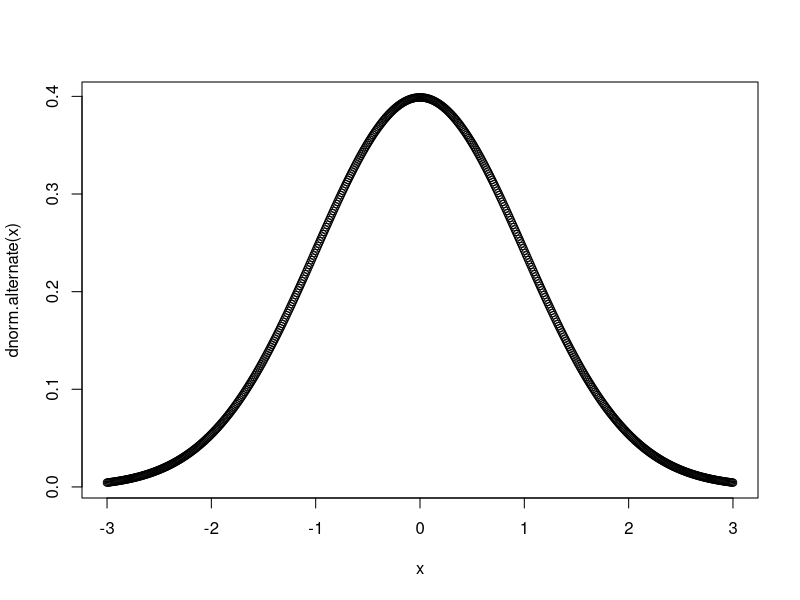
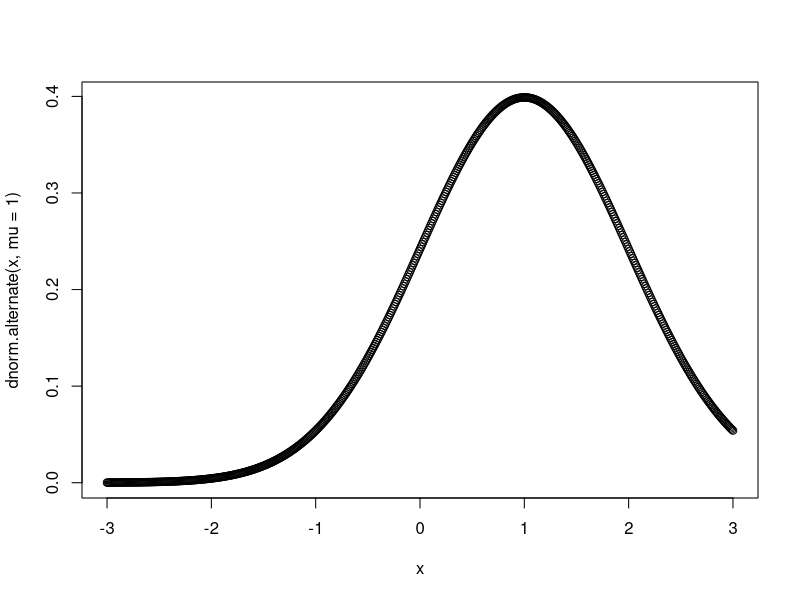
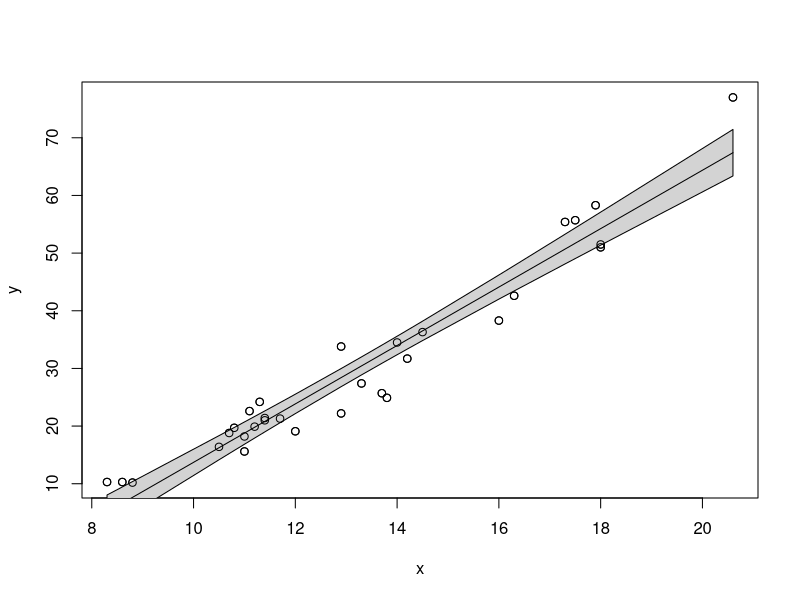
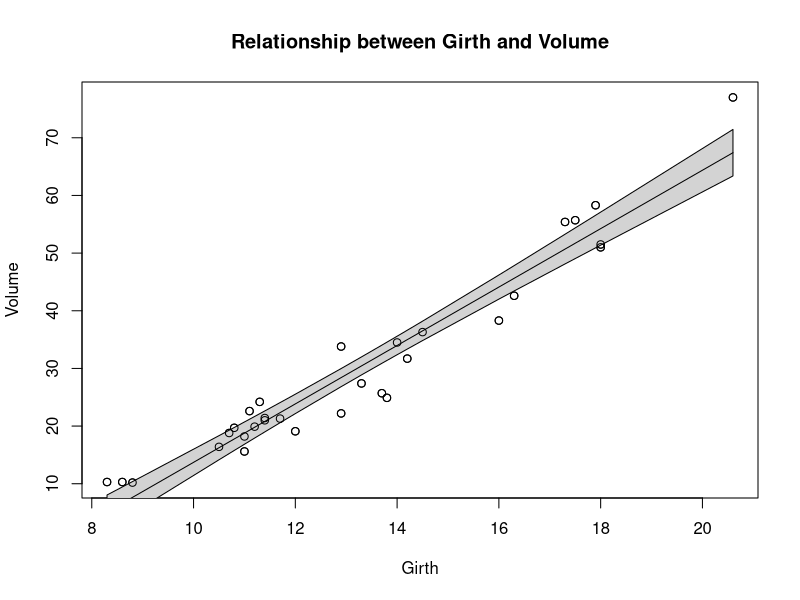
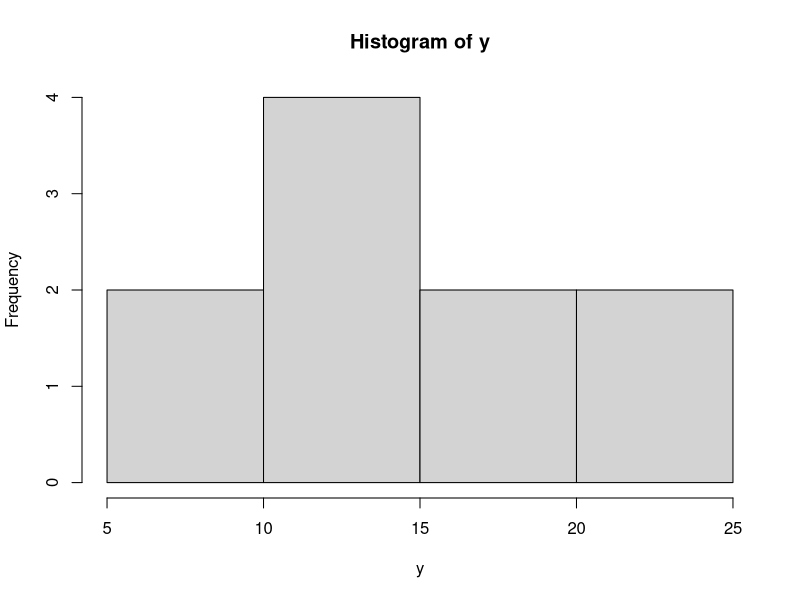

R code for these plots, in order: (Note: this script raises an error after producing the figures.)
## ---- chunk 1
# Unattach any packages that happen to already be loaded. In general this is unecessary
# but is important for the creation of the book to not have package namespaces
# fighting unexpectedly.
pkgs = names(sessionInfo()$otherPkgs)
if( length(pkgs > 0)){
  pkgs = paste('package:', pkgs, sep = "")
  for( i in 1:length(pkgs)){
    detach(pkgs[i], character.only = TRUE, force=TRUE)
  }
}
## ---- chunk 2
# define my function
my.var <- function(x){
  n <- length(x)                # calculate sample size
  xbar <- mean(x)               # calculate sample mean
  SSE <- sum( (x-xbar)^2 )      # calculate sum of squared error
  v <- SSE / ( n - 1 )          # "average" squared error
  return(v)                     # result of function is v
}
## ---- chunk 3
# create a vector that I wish to calculate the variance of
test.vector <- c(1,2,2,4,5)

# calculate the variance using my function
calculated.var <- my.var( test.vector )
calculated.var
## ---- chunk 4
# define my function
one.sample.t.test <- function(input.data, mu0){
  n    <- length(input.data)
  xbar <- mean(input.data)
  s    <- sd(input.data)
  t    <- (xbar - mu0)/(s / sqrt(n))
  if( t < 0 ){
    p.value <- 2 * pt(t, df=n-1)
  }else{
    p.value <- 2 * (1-pt(t, df=n-1))
  }
  # we haven't addressed how to print things in a organized 
  # fashion, the following is ugly, but works...
  # Notice that this function returns a character string
  # with the necessary information in the string.
  return( paste('t =', t, ' and p.value =', p.value) )
}
## ---- chunk 5
# create a vector that I wish apply a one-sample t-test on.
test.data <- c(1,2,2,4,5,4,3,2,3,2,4,5,6)
one.sample.t.test( test.data, mu0=2 )
## ---- chunk 6
# a function that defines the shape of a normal distribution.
# by including mu=0, we give a default value that the function
# user can override
dnorm.alternate <- function(x, mu=0, sd=1){
  out <- 1 / (sd * sqrt(2*pi)) * exp( -(x-mu)^2 / (2 * sd^2) )
  return(out)
}
## ---- chunk 7
# test the function to see if it works
dnorm.alternate(1)
dnorm.alternate(1, mu=1)
## ---- chunk 8
# Lets test the function a bit more by drawing the height
# of the normal distribution a lots of different points
# ... First the standard normal!
x <- seq(-3, 3, length=601)
plot( x, dnorm.alternate(x) )  # use default mu=0, sd=1
## ---- chunk 9
# next a normal with mean 1, and standard deviation 1
plot( x, dnorm.alternate(x, mu=1) ) # override mu, but use sd=1
## ---- chunk 10
x <- c(1,2,3,NA)     # fourth element is missing
mean(x)              # default is to return NA if any element is missing
mean(x, na.rm=TRUE)  # Only average the non-missing data
## ---- chunk 11
# a function that draws the regression line and confidence interval
# notice it doesn't return anything... all it does is draw a plot
show.lm <- function(m, interval.type='confidence', fill.col='light grey', ...){
  x <- m$model[,2]       # extract the predictor variable
  y <- m$model[,1]       # extract the response
  pred <- predict(m, interval=interval.type)
  plot(x, y, ...)
  polygon( c(x,rev(x)),                         # draw the ribbon defined
           c(pred[,'lwr'], rev(pred[,'upr'])),  # by lwr and upr - polygon
           col='light grey')                    # fills in the region defined by            
  lines(x, pred[, 'fit'])                       # a set of vertices, need to reverse            
  points(x, y)                                 # the uppers to make a nice figure
} 
## ---- chunk 12
# first define a simple linear model from our cherry tree data
m <- lm( Volume ~ Girth, data=trees )

# call the function with no extraneous parameters
show.lm( m )
## ---- chunk 13
# Pass arguments that will just be passed along to the plot function
show.lm( m, xlab='Girth', ylab='Volume', 
         main='Relationship between Girth and Volume')

## ---- chunk 14
x <- seq(1:10)
y <- 3+2*x+rnorm(10)

h <- hist(y)  # h should be of class "Histogram"
class(h)

model <- lm( y ~ x ) # model is something of class "lm"
class(model)
## ---- chunk 15
# Define a function for the trimmed mean
# x: vector of values to be averaged
# k: the number of elements to trim on either side
trimmed.mean <- function(x, k=0){
  x <- sort(x)      # arrange the input according magnitude
  n <- length(x)    # n = how many observations
  if( k > 0){
    x <- x[c(-1*(1:k), -1*((n-k+1):n))]  # remove first k, last k
  }
  tm <- sum(x) / length(x)  # mean of the remaining observations
  return( tm )
} 

x <- c(10:1,50)                        # 10, 9, 8, ..., 1
output <- trimmed.mean(x, k=2)
output
x                                # x is unchanged
## ---- chunk 16
# a horribly defined function that has no parameters
# but still accesses something called "x"
trimmed.mean <- function(){
  x <- sort(x)
  n <- length(x)
  if( k > 0){
    x <- x[c(-1*(1:k), -1*((n-k+1):n))]
  }
  tm <- sum(x)/length(x)
  return( tm )
} 

x <- c( 1:10, 50 )    # data to trim
k <- 2

trimmed.mean()  # amazingly this still works

# but what if k wasn't defined?
rm(k)           # remove k 
trimmed.mean()  # now the function can't find anything named k and throws and error.
## ---- chunk 17
    library(ggplot2) 
    library(dplyr) 
    data <- data.frame(x = seq(-.25,1.25, length=301)) 
    data <- data %>% mutate( y = dunif(x,0,1) ) 
    ggplot(data, aes(x=x, y=y)) +
      geom_line() +
      scale_x_continuous( breaks=c(0,1), labels=c('a','b') ) +
      scale_y_continuous( breaks=c(0,1), labels=c(0,expression(1 / (a+b) )) ) +
      labs(y='density') + theme_bw()
